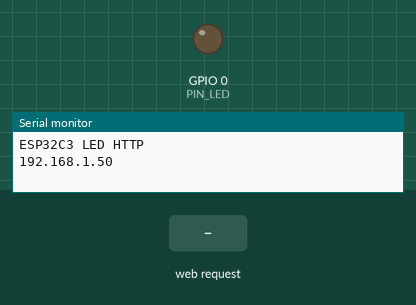
Bench run of a sketch on a simulated ESP32-C3. Parts: output pins drawn as LEDs (lit = HIGH), the last lines printed to the serial monitor. The test bench sets the inputs (shaded band). WiFi joins after 1.5 s; servers stay silent unless stated.

Above: at 2.7 s.
2.8 s: HTTP request GET /?L=1 received
At 3.7 s:
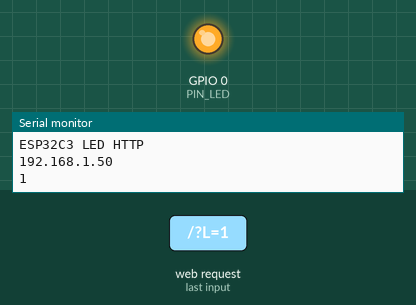
4.3 s: HTTP request GET /?L=0 received
At 4.9 s:
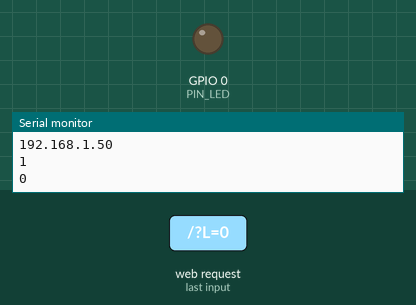
5.8 s: HTTP request GET /?L=120 received
At 7.2 s:
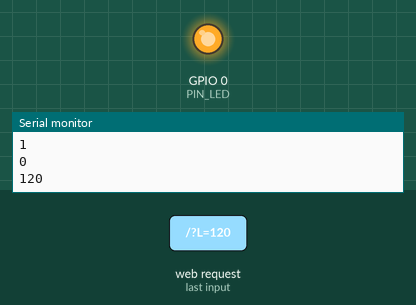
Timing chart, 0 to 8.8 s (numbered marks = the images above; inputs shaded):
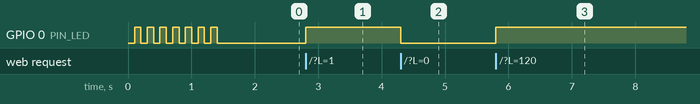

The sketch:

ex01_led_io.ino
```cpp
// (licence header left out)
#include <WiFi.h>                           // ESP32用WiFiライブラリ
#include <WebServer.h>                      // HTTPサーバ用ライブラリ

#define PIN_LED 0                           // IO 0 に (通常の)LED を接続
#define SSID "1234ABCD"                     // 無線LANアクセスポイントのSSID
#define PASS "password"                     // パスワード

WebServer server(80);                       // Webサーバ(ポート80=HTTP)定義
int led_stat = 0;                           // LED状態用の数値変数led_statを定義

void handleRoot(){
    String rx, tx;                          // 受信用,送信用文字列

    if(server.hasArg("L")){                 // 引数Lが含まれていた時
        rx = server.arg("L");               // 引数Lの値を取得し文字変数rxへ代入
        led_stat = rx.toInt();              // 変数sから数値を取得しled_statへ
    }
    tx = getHtml(led_stat);                 // HTMLコンテンツを取得
    server.send(200, "text/html", tx);      // HTMLコンテンツを送信

    Serial.println(led_stat);               // LED状態led_stat値を表示
    if(abs(led_stat) >= 1){                 // led_statの絶対値が1以上の時
        digitalWrite(PIN_LED, HIGH);        // LEDを点灯
    }else{
        digitalWrite(PIN_LED, LOW);         // LEDを消灯
    }
}

void setup(){                               // 起動時に一度だけ実行する関数
    pinMode(PIN_LED, OUTPUT);               // (通常の)LED用のIOポートを出力に
    Serial.begin(115200);                   // 動作確認のためのシリアル出力開始
    Serial.println("ESP32C3 LED HTTP");     // 「LED HTTP」をシリアル出力表示
    WiFi.mode(WIFI_STA);                    // 無線LANをSTAモードに設定
    WiFi.begin(SSID,PASS);                  // 無線LANアクセスポイントへ接続
    while(WiFi.status() != WL_CONNECTED){   // 接続に成功するまで待つ
        digitalWrite(PIN_LED,millis()/100%2); // LEDの点滅
        delay(50);                          // 待ち時間処理
    }
    server.on("/", handleRoot);             // HTTP接続時のコールバック先を設定
    server.begin();                         // Web サーバを起動する
    Serial.println(WiFi.localIP());         // 本機のIPアドレスをシリアル出力
}

void loop(){                                // 繰り返し実行する関数
    server.handleClient();                  // クライアントからWebサーバ呼び出し
}
```

get_html.ino
```cpp
// (licence header left out)
#define _html_size 567 + 32

String getHtml(int target){
    /*
    String S;
    char s[65],s_ip[16];
    uint32_t ip = WiFi.localIP();

    sprintf(s_ip,"%d.%d.%d.%d",
        ip & 255,
        ip>>8 & 255,
        ip>>16 & 255,
        ip>>24
    );
    S = "<html>\n<head>\n<title>Wi-Fi コンシェルジェ 照明担当</title>\n<meta http-equiv=\"Content-type\" content=\"text/html; charset=UTF-8\">\n</head>\n<body>\n<h3>LED STATUS</h3>\n";
    if(target==0) S += "<p>0 (LED OFF)</p>\n";
    if(target==1) S += "<p>1 (LED ON)</p>\n";
    if(target>1)  S += "<p>%d (輝度=" + String(target) + ")</p>\n";
    S += "<hr>\n<h3>HTTP GET</h3>\n<p>http://" + String(s_ip) + "/?L=n<br>\n(n: 0=OFF, 1=ON)</p>\n";
    sprintf(s,"<form method=\"GET\" action=\"http://%s/\">",s_ip);
    S += String(s) + "\n<input type=\"submit\" name=\"L\" value=\"0 (OFF)\">\n<input type=\"submit\" name=\"L\" value=\"1 (ON)\">\n</form>\n";
    S += String(s) + "\n<input type=\"text\" name=\"L\" value=\"\">\n<input type=\"submit\" value=\"送信\">\n</form>\n</body>\n</html>";
    return S;
    */
    char html[_html_size],s[65],s_ip[16];
    uint32_t ip = WiFi.localIP();

    sprintf(s_ip,"%d.%d.%d.%d",
        ip & 255,
        ip>>8 & 255,
        ip>>16 & 255,
        ip>>24
    );
    snprintf(html,_html_size,"<html>\n<head>\n<title>Wi-Fi コンシェルジェ 照明担当</title>\n<meta http-equiv=\"Content-type\" content=\"text/html; charset=UTF-8\">\n</head>\n<body>\n<h3>LED STATUS</h3>\n");
    if(target==0) sprintf(s,"<p>0 (LED OFF)</p>");
    if(target==1) sprintf(s,"<p>1 (LED ON)</p>");
    if(target>1)  sprintf(s,"<p>%d (輝度=%d)</p>",target);
    snprintf(html,_html_size,"%s\n%s\n<hr>\n<h3>HTTP GET</h3>\n<p>http://%s/?L=n<br>\n(n: 0=OFF, 1=ON)</p>",html,s,s_ip);
    sprintf(s,"<form method=\"GET\" action=\"http://%s/\">",s_ip);
    snprintf(html,_html_size,"%s\n%s\n<input type=\"submit\" name=\"L\" value=\"0 (OFF)\">\n<input type=\"submit\" name=\"L\" value=\"1 (ON)\">\n</form>\n",html,s);
    snprintf(html,_html_size,"%s\n%s\n<input type=\"text\" name=\"L\" value=\"\">\n<input type=\"submit\" value=\"送信\">\n</form>\n</body>\n</html>",html,s);
    // Serial.println("sizeof(html)=" + String(strlen(html)+1));
    // sizeof(html)=567
    return String(html);
}
```

Measured:
- after the input at 2.8 s, GPIO 0 (PIN_LED): LOW → HIGH at once
- after the input at 4.3 s, GPIO 0 (PIN_LED): HIGH → LOW at once
- after the input at 5.8 s, GPIO 0 (PIN_LED): LOW → HIGH at once
